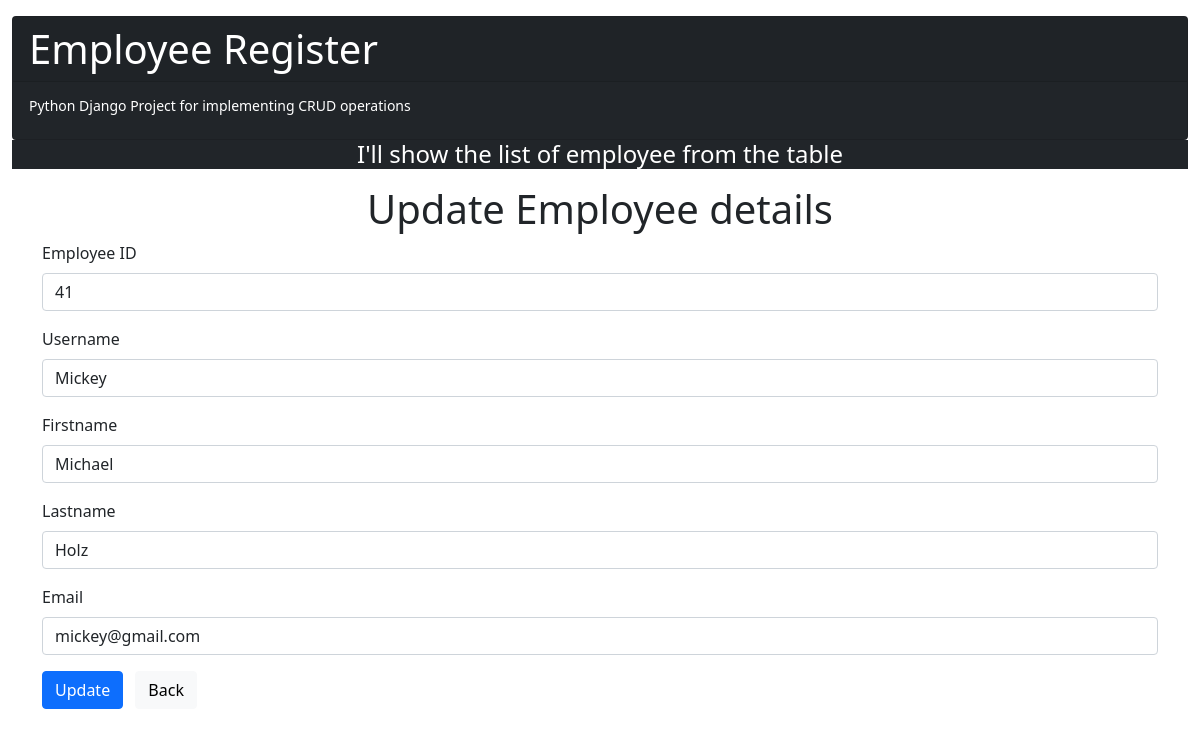
Screenshot of /edit/41 with the database file from the repository.
### CRUD/models.py (models this page shows, shortened)
class Employee(models.Model):
    username=models.CharField(max_length=50,default="")
    firstname=models.CharField(max_length=50,default="")
    lastname=models.CharField(max_length=50,default="")
    email=models.CharField(max_length=50,default="")
    created=models.DateTimeField(blank=True,default=datetime.now())

### CRUD/views.py (the view)
# urls.py: path('edit/<int:id>',views.edit,name="edit_employee"),
def edit(request,id):
    employee=Employee.objects.filter(id=id)
    return render(request,'edit.html',{'employee':employee})

### templates/edit.html (shortened to what this page needs)
{% extends 'base.html' %}
{% block content %}
<h1 class="text-center">Update Employee details</h1>
<div class="container">
{% for employee in employee %}
<form method="POST" class="post-form" action='/update/{{employee.id}}'>
  <div class="mb-3">
    <label for="exampleInputEmail1" class="form-label">Employee ID</label>
    <input type="text" class="form-control" name="id" id="id_id" value={{employee.id}}>
  </div>
  <div class="mb-3">
    <label for="exampleInputEmail1" class="form-label">Username</label>
    <input type="text" class="form-control" name="username" id="id_username" value={{employee.username}}>
  </div>
  <div class="mb-3">
    <label for="exampleInputPassword1" class="form-label">Firstname</label>
    <input type="text" class="form-control" name="firstname" id="id_firstname" value={{employee.firstname}}>
  </div>
  <div class="mb-3">
    <label for="exampleInputPassword1" class="form-label">Lastname</label>
    <input type="text" class="form-control" name="lastname" id="id_lastname" value={{employee.lastname}}>
  </div>
  <div class="mb-3">
    <label for="exampleInputPassword1" class="form-label">Email</label>
    <input type="text" class="form-control" name="email" id="id_email" value={{employee.email}}>
  </div>
  <button type="submit" class="btn btn-primary">Update</button>
  <a href="/" class="btn btn-light mx-2">Back</a>
</form>
{% endfor %}
</div>
{% endblock content %}

### rows the page displays
Employee: id "41", username "Mickey", firstname "Michael", lastname "Holz", email "mickey@gmail.com"
